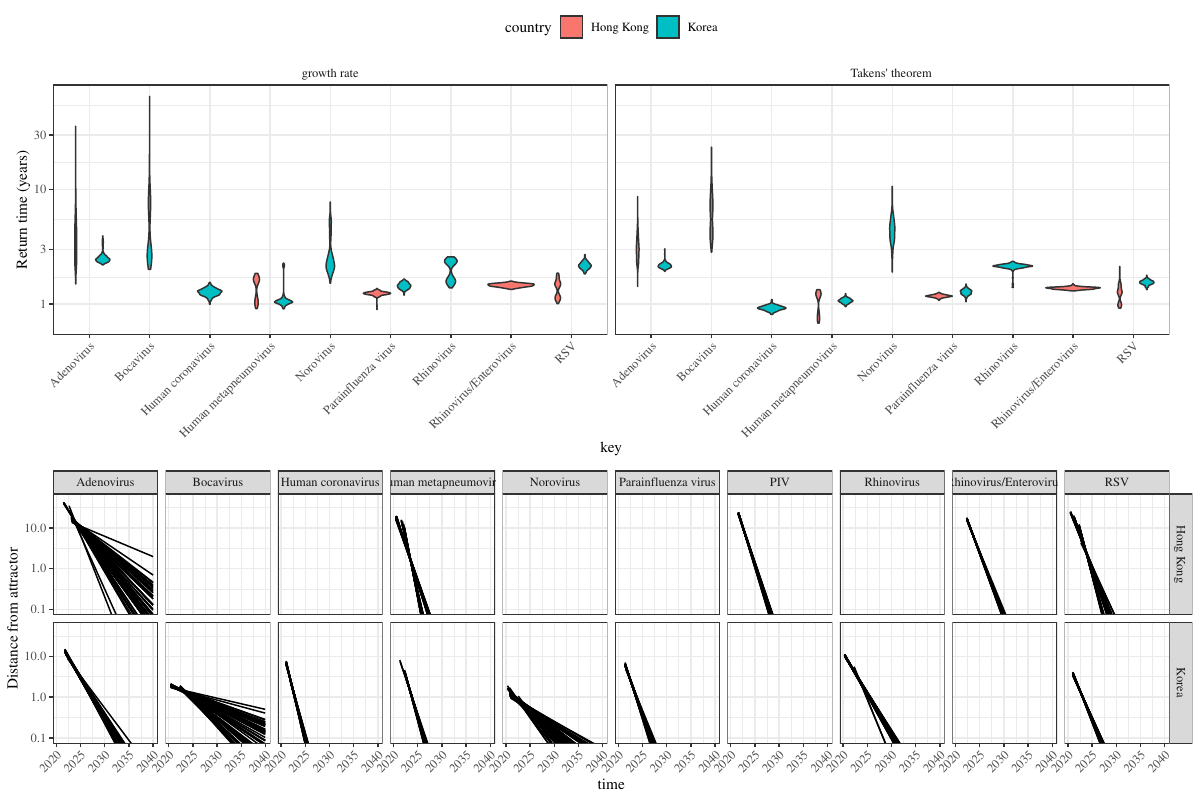

Source code (R):
library(tidyr)
library(dplyr)
library(ggplot2); theme_set(theme_bw(base_family = "Times"))
library(egg)
load("../analysis_return_time/analysis_korea_growth.rda")
load("../analysis_return_time/analysis_hongkong_resp_growth.rda")
load("../analysis_return_time/analysis_hongkong_piv_growth.rda")

summ_korea_resilience <- analysis_korea_growth %>%
  group_by(key, id) %>%
  summarize(
    return_rC=unique(return_rC),
    return_takens=unique(return_takens)
  ) %>%
  gather(
    method, value, -id, -key
  ) %>%
  mutate(
    method=factor(method,
                  levels=c("return_rC", "return_takens"),
                  labels=c("growth rate", "Takens' theorem")),
    country="Korea"
  )

summ_hongkong_resp_resilience <- analysis_hongkong_resp_growth %>%
  group_by(key, id) %>%
  summarize(
    return_rC=unique(return_rC),
    return_takens=unique(return_takens)
  ) %>%
  gather(
    method, value, -id, -key
  ) %>%
  mutate(
    method=factor(method,
                  levels=c("return_rC", "return_takens"),
                  labels=c("growth rate", "Takens' theorem")),
    country="Hong Kong",
    key=factor(key,
               levels=c("adeno", "hmpv", "rsv", "rvev"),
               labels=c("Adenovirus", "Human metapneumovirus",
                        "RSV", "Rhinovirus/Enterovirus"))
  )

summ_hongkong_piv_resilience <- analysis_hongkong_piv_growth %>%
  group_by(key, id) %>%
  summarize(
    return_rC=unique(return_rC),
    return_takens=unique(return_takens)
  ) %>%
  gather(
    method, value, -id, -key
  ) %>%
  mutate(
    method=factor(method,
                  levels=c("return_rC", "return_takens"),
                  labels=c("growth rate", "Takens' theorem")),
    country="Hong Kong",
    key="Parainfluenza virus"
  )

summ_resilience <-
  bind_rows(
    summ_korea_resilience,
    summ_hongkong_resp_resilience,
    summ_hongkong_piv_resilience
  )

g1 <- ggplot(summ_resilience) +
  geom_violin(aes(key, value, fill=country)) +
  scale_y_log10("Return time (years)") +
  facet_wrap(~method) +
  theme(
    axis.text.x = element_text(angle=45, hjust=1),
    strip.background = element_blank(),
    legend.position = "top"
  )

predall <- bind_rows(
  analysis_hongkong_growth_pred %>%
    mutate(
      country="Hong Kong",
      key=factor(key,
                 levels=c("adeno", "hmpv", "rsv", "rvev"),
                 labels=c("Adenovirus", "Human metapneumovirus",
                          "RSV", "Rhinovirus/Enterovirus"))
    ),
  analysis_hongkong_piv_growth_pred %>% mutate(country="Hong Kong", labels="Parainfluenza virus"),
  analysis_korea_growth_pred %>% mutate(country="Korea")
)

g2 <- ggplot(predall %>% filter(id <= 50, method=="Takens' theorem")) +
  geom_line(aes(time, pred, group=id)) +
  scale_y_log10("Distance from attractor") +
  scale_color_viridis_d() +
  coord_cartesian(ylim=c(0.1, 50)) +
  facet_grid(country~key) +
  theme(
    axis.text.x = element_text(angle=45, hjust=1)
  )

gcomb <- ggarrange(g1, g2, nrow=2)

ggsave("figure_analysis.pdf", gcomb, width=12, height=8)
